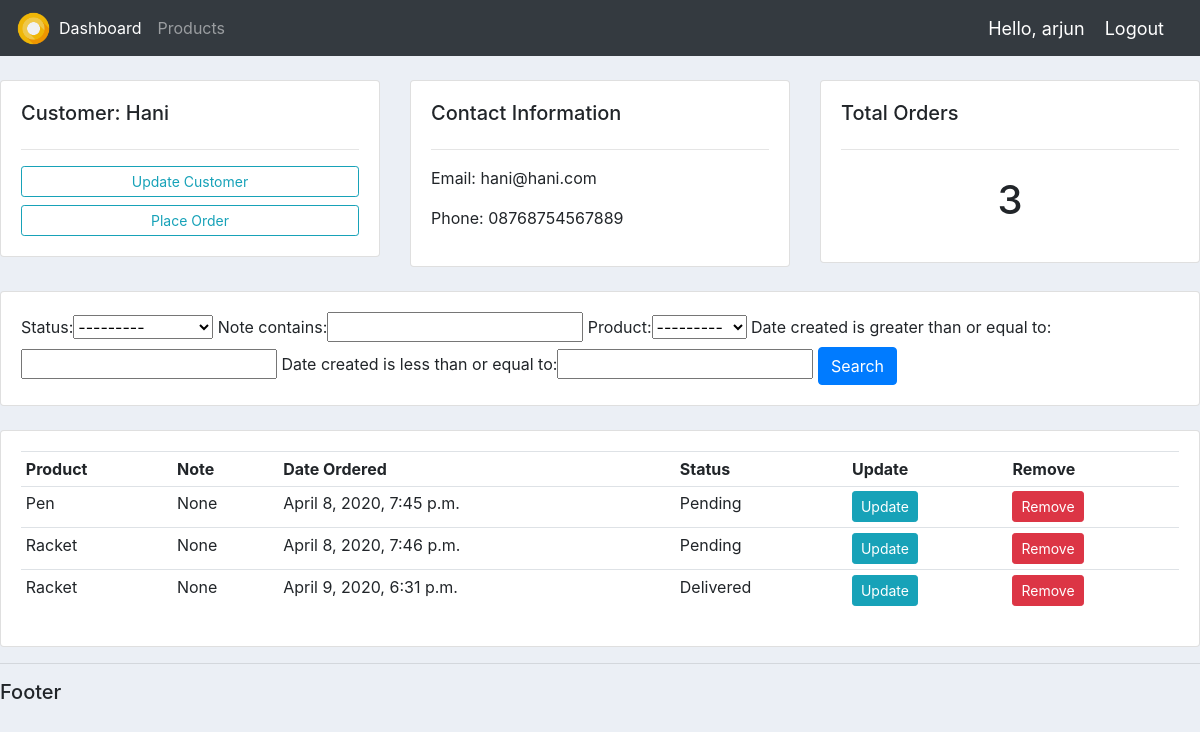
The page /customer/3/ (signed in) on the database its author committed.
### accounts/models.py (models this page shows, shortened)
class Customer(models.Model):
	name = models.CharField(max_length = 200, null=True)
	phone = models.CharField(max_length = 200, null=True)
	email = models.CharField(max_length = 200, null=True)
	date_created = models.DateTimeField(auto_now_add=True, null=True)

class Order(models.Model):
	STATUS = (
		('Pending', 'Pending'),
		('Out for delivery', 'Out for delivery'),
		('Delivered', 'Delivered')
		)
	date_created = models.DateTimeField(auto_now_add=True, null=True)
	status = models.CharField(max_length = 200, null=True, choices=STATUS)
	note = models.CharField(max_length= 1000, null=True)
	customer = models.ForeignKey(Customer, null=True, on_delete=models.SET_NULL)
	product = models.ForeignKey(Product, null=True, on_delete=models.SET_NULL)

class Product(models.Model):
	CATEGORY = (
		('Indoor', 'Indoor'),
		('Outdoor', 'Outdoor')
		)
	name = models.CharField(max_length = 200, null=True)
	price = models.FloatField(null=True)
	category = models.CharField(max_length = 200, null=True, choices=CATEGORY)
	description = models.CharField(max_length = 200, null=True, blank=True)
	date_created = models.DateTimeField(auto_now_add=True, null=True)
	tags = models.ManyToManyField(Tag)
	def __str__(self):
		return self.name

### accounts/views.py (the view)
# urls.py: path('customer/<int:pk_cust_id>/', views.customer, name='customer'),
@login_required(login_url='login')
def customer(request, pk_cust_id):
	customer = Customer.objects.get(id=pk_cust_id)
	orders = customer.order_set.all()
	orders_count = orders.count()
	my_filter = order_filter(request.GET, queryset=orders)
	orders = my_filter.qs
	context = {'customer': customer, 'orders': orders, 'orders_count': orders_count, 'my_filter': my_filter}
	return render(request, 'accounts/customer.html', context)

### accounts/templates/accounts/customer.html (shortened to what this page needs)
{% extends 'accounts/base.html' %}
{% block content %}
<br>
<div class="row">
	<div class="col-md">
		<div class="card card-body">
			<h5>Customer: {{customer.name}}</h5>
			<hr>
			<a class="btn btn-outline-info btn-sm btn-block" href="">Update Customer</a>
			<a class="btn btn-outline-info btn-sm btn-block" href="{% url 'create_order' customer.id %}">Place Order</a>
		</div>
	</div>
	<div class="col-md">
		<div class="card card-body">
			<h5>Contact Information</h5>
			<hr>
			<p>Email: {{customer.email}}</p>
			<p>Phone: {{customer.phone}}</p>
		</div>
	</div>
	<div class="col-md">
		<div class="card card-body">
			<h5>Total Orders</h5>
			<hr>
			<h1 style="text-align: center;padding: 10px;">{{orders_count}}</h1>
		</div>
	</div>
</div>
<br>
<div class="row">
	<div class="col">
		<div class="card card-body">
			<form action="" method="get">
				{{my_filter.form}}
				<button class="btn btn-primary" type="submit">Search</button>
			</form>
		</div>
	</div>
</div>
<br>
<div class="row">
	<div class="col-md">
		<div class="card card-body">
			<table class="table table-sm">
				<tr>
					<th>Product</th>
					<th>Note</th>
					<th>Date Ordered</th>
					<th>Status</th>
					<th>Update</th>
					<th>Remove</th>
				</tr>
				{% for order in orders %}
				<tr>
					<td>{{order.product}}</td>
					<td>{{order.note}}</td>
					<td>{{order.date_created}}</td>
					<td>{{order.status}}</td>
					<td><a class="btn btn-sm btn-info" href="{% url 'update_order' order.id %}">Update</a></td>
					<td><a class="btn btn-sm btn-danger" href="{% url 'delete_order' order.id %}">Remove</a></td>
				</tr>
				{% endfor %}
			</table>
		</div>
	</div>
</div>
{% endblock %}

### accounts/templates/accounts/navbar.html (shortened to what this page needs)
{% load static %}
<nav class="navbar navbar-expand-lg navbar-dark bg-dark">
  <a href="{% url 'home' %}">
    <img src="{% static 'images/smirnoff.png' %}" alt="logo" width="35" height="35">
  </a>
  <div class="collapse navbar-collapse" id="navbarNav">
    <ul class="navbar-nav">
      <li class="nav-item active">
        <a class="nav-link" href="{% url 'home' %}">Dashboard</a>
      </li>
      <li class="nav-item">
        <a class="nav-link" href="{% url 'products' %}">Products</a>
      </li>
    </ul>
  </div>
  <span class="hello-msg">Hello, {{request.user}}</span>
  <span><a class="hello-msg logout-button" href="{% url 'logout' %}">Logout</a></span>
</nav>

### static/css/base.css (style rules this page uses)
body { background-color: #ebeff5; }

### accounts/templates/accounts/navbar.html (style rules this page uses)
.hello-msg { color: #fff; font-size: 18px; margin-right: 20px }

### rows shown on the page
Customer: name "Hani", email "hani@hani.com", phone "08768754567889"
Order: product "Pen", note "None", date_created "April 8, 2020, 7:45 p.m.", status "Pending"
Order: product "Racket", note "None", date_created "April 8, 2020, 7:46 p.m.", status "Pending"
Order: product "Racket", note "None", date_created "April 9, 2020, 6:31 p.m.", status "Delivered"

### other values the page prints
{{ request.user }} "arjun"
{{ orders_count }} "3"
